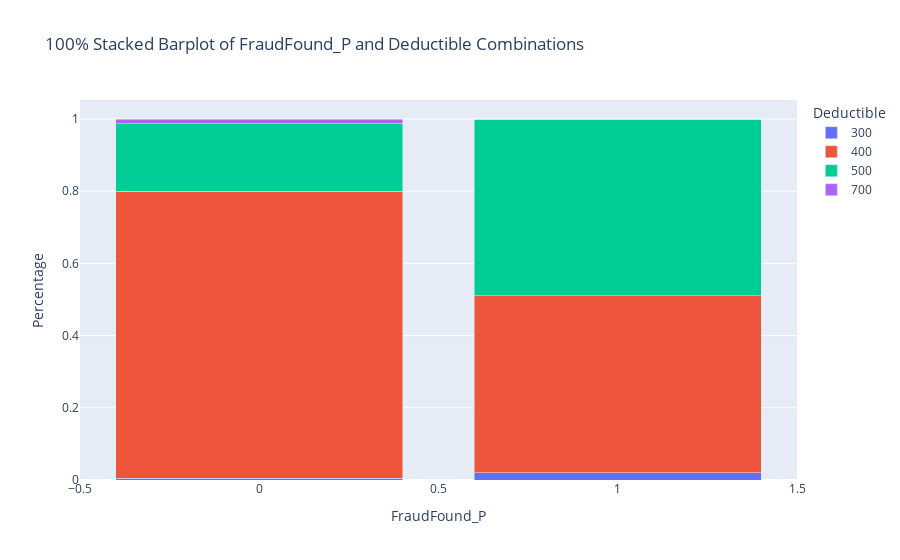

This figure's notebook cell:
### Code cell
# 자기부담금 = Deductible
# 처음 보험 상품 가입할 때 설정함. 높아질수록 사고가 날때 그만큼 본인이 내야함
# 하지만 많아지는만큼 커버해주는 보험금도 커짐.
# 비싼차량, 더 안전하게 많은 커버리지를 가져가고싶을때 높게 설정하여 가입

plot_two_categorical(collision_change,'FraudFound_P', 'Deductible', 'stacked_barplot')
# 주소를 이전한 대상 중, 보험사기인 사고의 경우 여러대가 아닌 한 대를 갖고 있는 피보험사들의 비율이 더 높다

### Figure 1 — Plotly figure (JSON) as saved in the notebook; plotly's stock layout.template omitted (floating-point values rounded to 4 significant figures)
{"data": [{"alignmentgroup": "True", "hovertemplate": "Deductible=300<br>FraudFound_P=%{x}<br>Percentage=%{y}<extra></extra>", "legendgroup": "300", "marker": {"color": "#636efa", "pattern": {"shape": ""}}, "name": "300", "offsetgroup": "300", "orientation": "v", "showlegend": true, "textposition": "auto", "type": "bar", "x": [0, 1], "xaxis": "x", "y": [0.005405, 0.02041], "yaxis": "y"}, {"alignmentgroup": "True", "hovertemplate": "Deductible=400<br>FraudFound_P=%{x}<br>Percentage=%{y}<extra></extra>", "legendgroup": "400", "marker": {"color": "#EF553B", "pattern": {"shape": ""}}, "name": "400", "offsetgroup": "400", "orientation": "v", "showlegend": true, "textposition": "auto", "type": "bar", "x": [0, 1], "xaxis": "x", "y": [0.7946, 0.4898], "yaxis": "y"}, {"alignmentgroup": "True", "hovertemplate": "Deductible=500<br>FraudFound_P=%{x}<br>Percentage=%{y}<extra></extra>", "legendgroup": "500", "marker": {"color": "#00cc96", "pattern": {"shape": ""}}, "name": "500", "offsetgroup": "500", "orientation": "v", "showlegend": true, "textposition": "auto", "type": "bar", "x": [0, 1], "xaxis": "x", "y": [0.1865, 0.4898], "yaxis": "y"}, {"alignmentgroup": "True", "hovertemplate": "Deductible=700<br>FraudFound_P=%{x}<br>Percentage=%{y}<extra></extra>", "legendgroup": "700", "marker": {"color": "#ab63fa", "pattern": {"shape": ""}}, "name": "700", "offsetgroup": "700", "orientation": "v", "showlegend": true, "textposition": "auto", "type": "bar", "x": [0, 1], "xaxis": "x", "y": [0.01351, 0], "yaxis": "y"}], "layout": {"barmode": "stack", "legend": {"title": {"text": "Deductible"}, "tracegroupgap": 0}, "title": {"text": "100% Stacked Barplot of FraudFound_P and Deductible Combinations"}, "xaxis": {"anchor": "y", "domain": [0, 1], "title": {"text": "FraudFound_P"}}, "yaxis": {"anchor": "x", "domain": [0, 1], "title": {"text": "Percentage"}}}}
